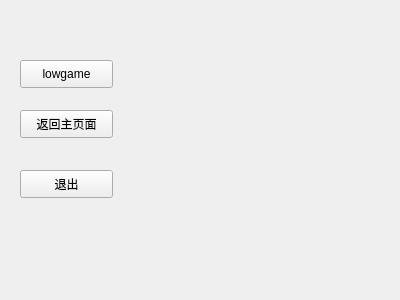
<?xml version="1.0" encoding="UTF-8"?>
<ui version="4.0">
 <class>game</class>
 <widget class="QWidget" name="game">
  <property name="geometry">
   <rect>
    <x>0</x>
    <y>0</y>
    <width>400</width>
    <height>300</height>
   </rect>
  </property>
  <property name="windowTitle">
   <string>Form</string>
  </property>
  <widget class="QPushButton" name="go_home">
   <property name="geometry">
    <rect>
     <x>20</x>
     <y>110</y>
     <width>93</width>
     <height>28</height>
    </rect>
   </property>
   <property name="text">
    <string>返回主页面</string>
   </property>
  </widget>
  <widget class="QPushButton" name="exit">
   <property name="geometry">
    <rect>
     <x>20</x>
     <y>170</y>
     <width>93</width>
     <height>28</height>
    </rect>
   </property>
   <property name="text">
    <string>退出</string>
   </property>
  </widget>
  <widget class="QPushButton" name="showLowGame">
   <property name="geometry">
    <rect>
     <x>20</x>
     <y>60</y>
     <width>93</width>
     <height>28</height>
    </rect>
   </property>
   <property name="text">
    <string>lowgame</string>
   </property>
  </widget>
 </widget>
 <resources/>
 <connections>
  <connection>
   <sender>exit</sender>
   <signal>clicked()</signal>
   <receiver>game</receiver>
   <slot>close()</slot>
   <hints>
    <hint type="sourcelabel">
     <x>77</x>
     <y>188</y>
    </hint>
    <hint type="destinationlabel">
     <x>118</x>
     <y>191</y>
    </hint>
   </hints>
  </connection>
 </connections>
</ui>
